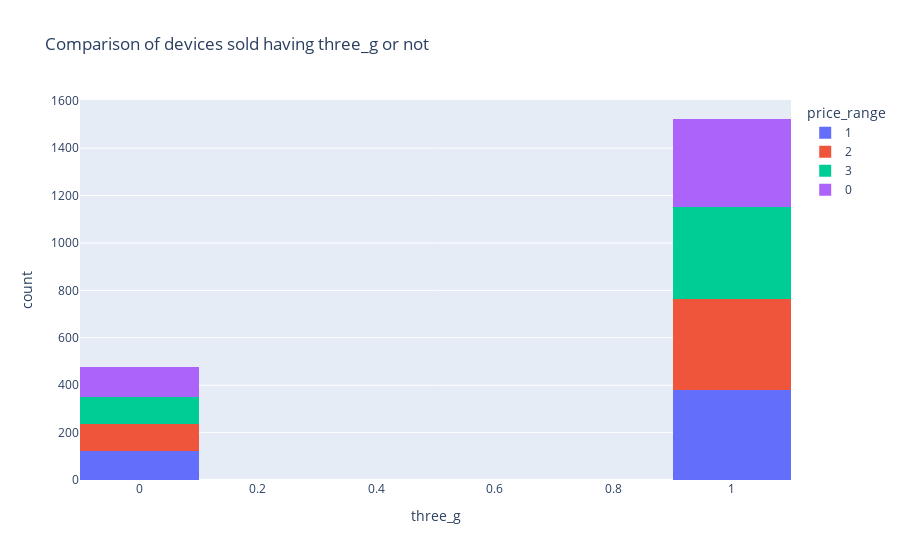

Source (notebook cell):
### Code cell
# three_g column

px.histogram(data_frame=df,x="three_g",title="Comparison of devices sold having three_g or not",color="price_range",nbins=10)

### Figure 1 — Plotly figure (JSON) as saved in the notebook; plotly's stock layout.template omitted (floating-point values rounded to 4 significant figures; data arrays with more than 128 entries replaced by an {"elided": "..."} marker saying what was removed)
{"data": [{"alignmentgroup": "True", "bingroup": "x", "hovertemplate": "price_range=1<br>three_g=%{x}<br>count=%{y}<extra></extra>", "legendgroup": "1", "marker": {"color": "#636efa"}, "name": "1", "nbinsx": 10, "offsetgroup": "1", "orientation": "v", "showlegend": true, "type": "histogram", "x": {"elided": "500 int values"}, "xaxis": "x", "yaxis": "y"}, {"alignmentgroup": "True", "bingroup": "x", "hovertemplate": "price_range=2<br>three_g=%{x}<br>count=%{y}<extra></extra>", "legendgroup": "2", "marker": {"color": "#EF553B"}, "name": "2", "nbinsx": 10, "offsetgroup": "2", "orientation": "v", "showlegend": true, "type": "histogram", "x": {"elided": "500 int values"}, "xaxis": "x", "yaxis": "y"}, {"alignmentgroup": "True", "bingroup": "x", "hovertemplate": "price_range=3<br>three_g=%{x}<br>count=%{y}<extra></extra>", "legendgroup": "3", "marker": {"color": "#00cc96"}, "name": "3", "nbinsx": 10, "offsetgroup": "3", "orientation": "v", "showlegend": true, "type": "histogram", "x": {"elided": "500 int values"}, "xaxis": "x", "yaxis": "y"}, {"alignmentgroup": "True", "bingroup": "x", "hovertemplate": "price_range=0<br>three_g=%{x}<br>count=%{y}<extra></extra>", "legendgroup": "0", "marker": {"color": "#ab63fa"}, "name": "0", "nbinsx": 10, "offsetgroup": "0", "orientation": "v", "showlegend": true, "type": "histogram", "x": {"elided": "500 int values"}, "xaxis": "x", "yaxis": "y"}], "layout": {"barmode": "relative", "legend": {"title": {"text": "price_range"}, "tracegroupgap": 0}, "title": {"text": "Comparison of devices sold having three_g or not"}, "xaxis": {"anchor": "y", "domain": [0, 1], "title": {"text": "three_g"}}, "yaxis": {"anchor": "x", "domain": [0, 1], "title": {"text": "count"}}}}
